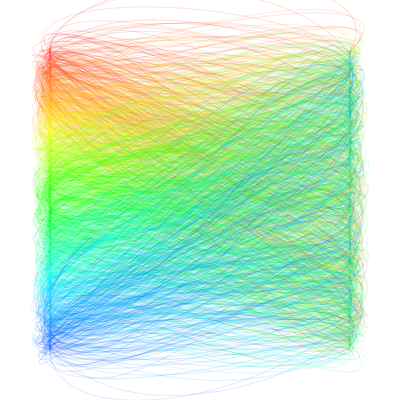
Frame 1 (no input)
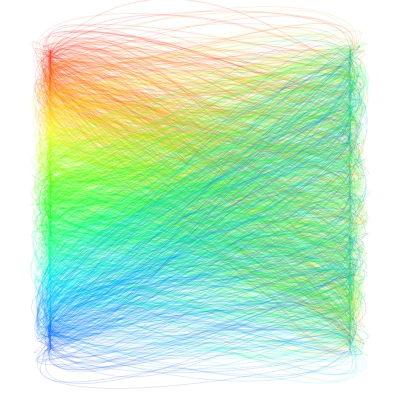
Frame 2 (the mouse pressed at the canvas centre, redrawn once)

The p5.js sketch that drew these frames (run headless with seeded random() and noise() and a simulated clock; the mouse was pressed at the canvas centre and the sketch redrawn once):

// p5.js sketch
// ── sketch.js
let n = 2000;
let rate = 1.6;
let cycle = 360;
let toY;
let offset = 50;

function setup() {
    createCanvas(400, 400);
    colorMode(HSB, cycle);
    noFill();
}

function draw() {
	background(cycle);
    for (let i = 0; i < n; i++) {
        stroke(i * cycle / (n * rate), 360, 360, 50);
        // line(0, i * height / n, width, random(height));
        toY = random(height - offset * 2) + offset;
        bezier(offset, i * (height - offset * 2) / n + offset,
            offset + random(-width / 4, width / 4), i * (height - offset * 2) / n + offset + random(-height / 4, height / 4),
            width - offset + random(-width / 4, width / 4), toY + random(-height / 4, height / 4),
            width - offset, toY);
    }
	noLoop();
}
